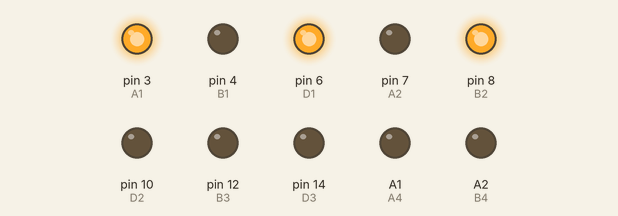
A sketch run on a simulated Arduino Uno, built with avr-gcc and run on an emulated ATmega328P. Parts: output pins drawn as LEDs (lit = HIGH). The local clock reads 2024-03-15 10:24:30 at power-on unless the sketch sets it; pins used as bus, display or sensor lines are not drawn.

Above: at 0.1 s.
At 2.1 s:
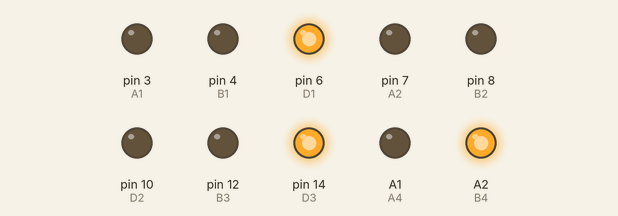
At 4.1 s:
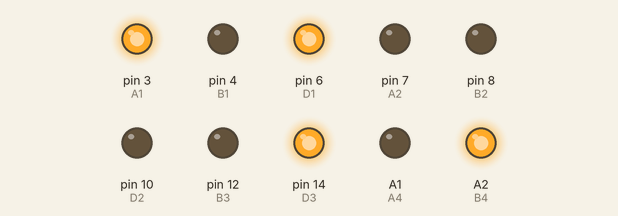
At 30.1 s:
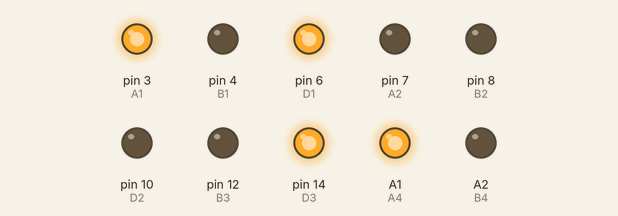
At 90.2 s:
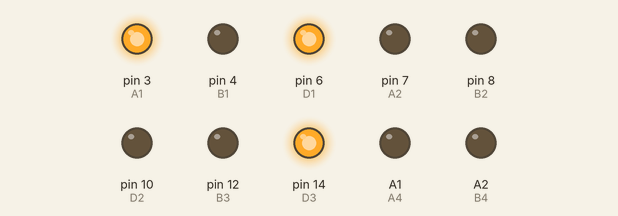
Timing chart, 0 to 91.7 s (numbered marks = the images above):
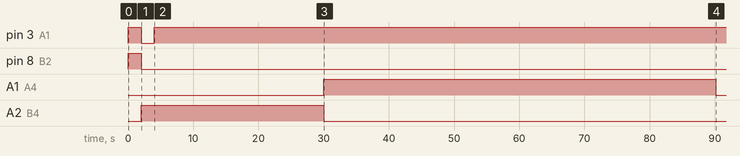

Measured:
- by itself, pin 3 (A1): HIGH → LOW at 2.0 s, → HIGH 2.0 s later
- by itself, A1 (A4): LOW → HIGH at 30.0 s, → LOW 60.1 s later
- by itself, A2 (B4): HIGH → LOW at 30.0 s

The sketch:

nixieclock.ino
```cpp
#include <MD_DS1307.h>
#include <Wire.h>
#define A1 3
#define B1 4
#define C1 5
#define D1 6
#define A2 7
#define B2 8
#define C2 9
#define D2 10
#define A3 11
#define B3 12
#define C3 13
#define D3 14
#define A4 15
#define B4 16
#define C4 2
#define D4 1
#define pot A3
char A[4] = {A1, A2, A3, A4};
char B[4] = {B1, B2, B3, B4};
char C[4] = {C1, C2, C3, C4};
char D[4] = {D1, D2, D3, D4};
int zero;
int one;
int two;
int three;
int hour;
int minute;

// time programming using https://github.com/MajicDesigns/MD_DS1307/tree/master
// MD_DS1307 test sketch

void setup() {
  pinMode(A1, OUTPUT);
  pinMode(B1, OUTPUT);
  pinMode(C1, OUTPUT);
  pinMode(D1, OUTPUT);
  pinMode(A2, OUTPUT);
  pinMode(B2, OUTPUT);
  pinMode(C2, OUTPUT);
  pinMode(D2, OUTPUT);
  pinMode(A3, OUTPUT);
  pinMode(B3, OUTPUT);
  pinMode(C3, OUTPUT);
  pinMode(D3, OUTPUT);
  pinMode(A4, OUTPUT);
  pinMode(B4, OUTPUT);
  pinMode(C4, OUTPUT);
  pinMode(D4, OUTPUT);
  pinMode(pot, INPUT);
  for (char i = 0; i < 4; i++) {
    digitalWrite(A[i], HIGH);
    digitalWrite(B[i], HIGH);
    digitalWrite(C[i], HIGH);
    digitalWrite(D[i], HIGH);
  }
  if (!RTC.isRunning())
    RTC.control(DS1307_CLOCK_HALT, DS1307_OFF);

  // WARNING: serial communication prevent the clock for working at the same time, thus serial is disabled here
  //Serial.begin(9600);

  // welcome message
  // 18 02
  writenumber(0, 1);
  writenumber(1, 8);
  writenumber(2, 0);
  writenumber(3, 2);
  delay(2000);
  // 20 24
  writenumber(0, 2);
  writenumber(1, 0);
  writenumber(2, 2);
  writenumber(3, 4);
  delay(2000);

  // daylight saving time hack
  // last Sunday of March: h += 1
  RTC.readTime();

    if ((RTC.dow == 1) && (RTC.mm == 3) && (25 <= RTC.dd <= 31)) {
      RTC.h = RTC.h + 1;
      RTC.writeTime();
        // one shifting leftward
        writenumber(0, 0);
        writenumber(1, 0);
        writenumber(2, 0);
        writenumber(3, 1);
        delay(1000);
        writenumber(0, 0);
        writenumber(1, 0);
        writenumber(2, 1);
        writenumber(3, 0);
        delay(1000);
        writenumber(0, 0);
        writenumber(1, 1);
        writenumber(2, 0);
        writenumber(3, 0);
        delay(1000);
        writenumber(0, 1);
        writenumber(1, 0);
        writenumber(2, 0);
        writenumber(3, 0);
        delay(1000);
        // last Sunday of October: h -= 1
    } else if ((RTC.dow == 1) && (RTC.mm == 10) && (25 <= RTC.dd <= 31)) {
      RTC.h = RTC.h - 1;
      RTC.writeTime();
        // one shifting rightward
        writenumber(0, 1);
        writenumber(1, 0);
        writenumber(2, 0);
        writenumber(3, 0);
        delay(1000);
        writenumber(0, 0);
        writenumber(1, 1);
        writenumber(2, 0);
        writenumber(3, 0);
        delay(1000);
        writenumber(0, 0);
        writenumber(1, 0);
        writenumber(2, 1);
        writenumber(3, 0);
        delay(1000);
        writenumber(0, 0);
        writenumber(1, 0);
        writenumber(2, 0);
        writenumber(3, 1);
        delay(1000);
    }
}

void loop() {
  RTC.readTime();
  hour = RTC.h;
  minute = RTC.m;
  zero = (hour / 10) % 10;
  one = hour % 10;
  two =  (minute / 10) % 10;
  three = minute % 10;

  writenumber(0, zero);
  writenumber(1, one);
  writenumber(2, two);
  writenumber(3, three);
  delay(1000);
}

void writenumber(int a, int b) {
  switch (b) {
    case 0:
      digitalWrite(A[a], LOW);
      digitalWrite(B[a], LOW);
      digitalWrite(C[a], LOW);
      digitalWrite(D[a], LOW);
      break;
    case 9:
      digitalWrite(A[a], HIGH);
      digitalWrite(B[a], LOW);
      digitalWrite(C[a], LOW);
      digitalWrite(D[a], LOW);
      break;
    case 8:
      digitalWrite(A[a], LOW);
      digitalWrite(B[a], HIGH);
      digitalWrite(C[a], LOW);
      digitalWrite(D[a], LOW);
      break;
    case 7:
      digitalWrite(A[a], HIGH);
      digitalWrite(B[a], HIGH);
      digitalWrite(C[a], LOW);
      digitalWrite(D[a], LOW);
      break;
    case 6:
      digitalWrite(A[a], LOW);
      digitalWrite(B[a], LOW);
      digitalWrite(C[a], HIGH);
      digitalWrite(D[a], LOW);
      break;
    case 5:
      digitalWrite(A[a], HIGH);
      digitalWrite(B[a], LOW);
      digitalWrite(C[a], HIGH);
      digitalWrite(D[a], LOW);
      break;
    case 4:
      digitalWrite(A[a], LOW);
      digitalWrite(B[a], HIGH);
      digitalWrite(C[a], HIGH);
      digitalWrite(D[a], LOW);
      break;
    case 3:
      digitalWrite(A[a], HIGH);
      digitalWrite(B[a], HIGH);
      digitalWrite(C[a], HIGH);
      digitalWrite(D[a], LOW);
      break;
    case 2:
      digitalWrite(A[a], LOW);
      digitalWrite(B[a], LOW);
      digitalWrite(C[a], LOW);
      digitalWrite(D[a], HIGH);
      break;
    case 1:
      digitalWrite(A[a], HIGH);
      digitalWrite(B[a], LOW);
      digitalWrite(C[a], LOW);
      digitalWrite(D[a], HIGH);
      break;
  }
}

void off(int a) {
  digitalWrite(A[a], HIGH);
  digitalWrite(B[a], HIGH);
  digitalWrite(C[a], HIGH);
  digitalWrite(D[a], HIGH);
}
```
